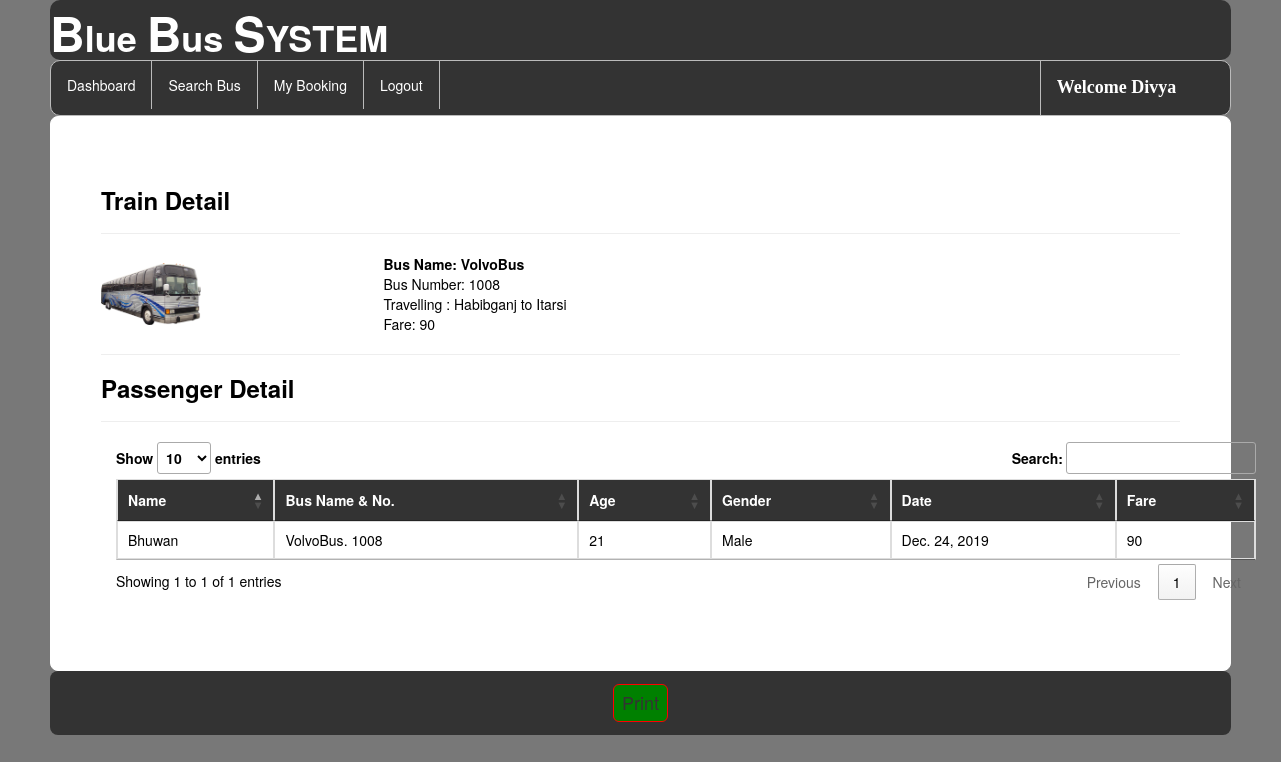
Page /view_ticket/61 (signed in) on the committed database.
### bus/models.py (models this page shows, shortened)
class Passenger(models.Model):
    user = models.ForeignKey(Register,on_delete=models.CASCADE,null=True)
    bus = models.ForeignKey(Add_Bus,on_delete=models.CASCADE,null=True)
    name = models.CharField(max_length=100,null=True)
    age = models.IntegerField(null=True)
    gender = models.CharField(max_length=30,null=True)
    route=models.CharField(max_length=100,null=True)
    status = models.CharField(max_length=30,null=True)
    date1 = models.DateField(null=True)
    fare = models.IntegerField(null=True)

class Add_Bus(models.Model):
    busname = models.CharField(max_length=30,null=True)
    bus_no = models.IntegerField(null=True)
    from_city = models.CharField(max_length=30,null=True)
    to_city = models.CharField(max_length=30,null=True)
    departuretime=models.CharField(max_length=30,null=True)
    arrivaltime=models.CharField(max_length=30,null=True)
    trevaltime=models.CharField(max_length=100,null=True)
    distance=models.IntegerField(null=True)
    img=models.FileField(null=True)

### bus/views.py (the view)
# urls.py: path('view_ticket/<int:pid>',view_ticket, name="view_ticket"),
def view_ticket(request,pid):
    if not request.user.is_authenticated:
        return redirect('login')
    passenger = Passenger.objects.get(id=pid)
    d = {'passenger':passenger}
    return render(request,'view_ticket.html',d)

### bus/templates/view_ticket.html (shortened to what this page needs)
{% extends 'navigation2.html' %}
{% load static %}
{% block b %}
<div id = "mydiv" style="color:Black;border:1px solid white;border-radius:8px;background-color:white;padding:50px">
    <h3><strong>Train Detail</strong></h3><hr>
    <table width="800">
        <tr>
            <td><img src="{{passenger.bus.img.url}}" style="width:100px;height:70"></td>
            <td><b>Bus Name: {{passenger.bus.busname}}</b><br>
                Bus Number: {{passenger.bus.bus_no}}<br>
                Travelling : {{passenger.route}}<br>
                Fare: {{passenger.fare}}<br></td>
        </tr>
    </table>
            <hr><h3><strong>Passenger Detail</strong></h3><hr>
    <div class="container">
<table class="table table-bordered" id="myTable">
  <thead style="color:white;background-color:#333">
  <tr>
    <th>Name</th>
      <th>Bus Name & No.</th>
      <th> Age</th>
    <th>Gender</th>
    <th>Date</th>
       <th>Fare</th>
  </tr>
  </thead>
   <tbody>
  <tr>
    <td>{{passenger.name}}</td>
    <td>{{passenger.bus.busname}}. {{passenger.bus.bus_no}}</td>
      <td>{{passenger.age}}</td>
      <td>{{passenger.gender}}</td>
      <td>{{passenger.date1}}</td>
      <td>{{passenger.fare}}</td>
  </tr>
    </tbody>
</table>
 </div><br>
</div>
<div style="text-align : center ; background-color:#333;border-radius:8px;padding-top:3px;padding-bottom:3px"><h4 style="color:white;">
    <button onclick = "printDiv()" style="background-color:green;border-radius:6px;border:1px solid red;padding:8px"><a href="#" style="color:#333">Print</a> </button></h4></div>
{% endblock %}

### bus/templates/navigation2.html (shortened to what this page needs)
{% extends 'head.html' %}
{% load static %}
{% block body %}
<link rel = stylesheet href = "//cdn.datatables.net/1.10.19/css/jquery.dataTables.min.css">
<ul class="id2">
  <li id="id1"><a href="{% url 'dashboard' %}">Dashboard</a></li>
  <li id="id1"><a href="{% url 'search_bus' %}">Search Bus</a></li>
  <li id="id1"><a href="{% url 'my_booking' %}">My Booking</a></li>
  <li id="id1"><a href="{% url 'log_out' %}">Logout</a></li>
    <li id="id2" style="margin-left:600px"><a href="" style="color:white"><strong style="font-size:18px;font-family:cursive">Welcome {{request.user.username}}</strong></a></li>
</ul>
{% block b %}
{% endblock %}
{% endblock %}

### bus/templates/navigation2.html (style rules this page uses)
.id2 { list-style-type: none; margin: 0; padding: 0; overflow: hidden; background-color: #333; border-radius:10px; border:1px solid #bbb; }
#id1 { float: left; border-right:1px solid #bbb; }
#id2 { float: left; border-left:1px solid #bbb; }
li:last-child { border-right: none; }
li a { display: block; color: white; text-align: center; padding: 14px 16px; text-decoration: none; }

### rows in the picture
Passenger: bus.img (picture), bus.busname "VolvoBus", bus.bus_no "1008", route "Habibganj to Itarsi", fare "90", name "Bhuwan", age "21", gender "Male", date1 "Dec. 24, 2019"

### other values in the picture
{{ request.user.username }} "Divya"
